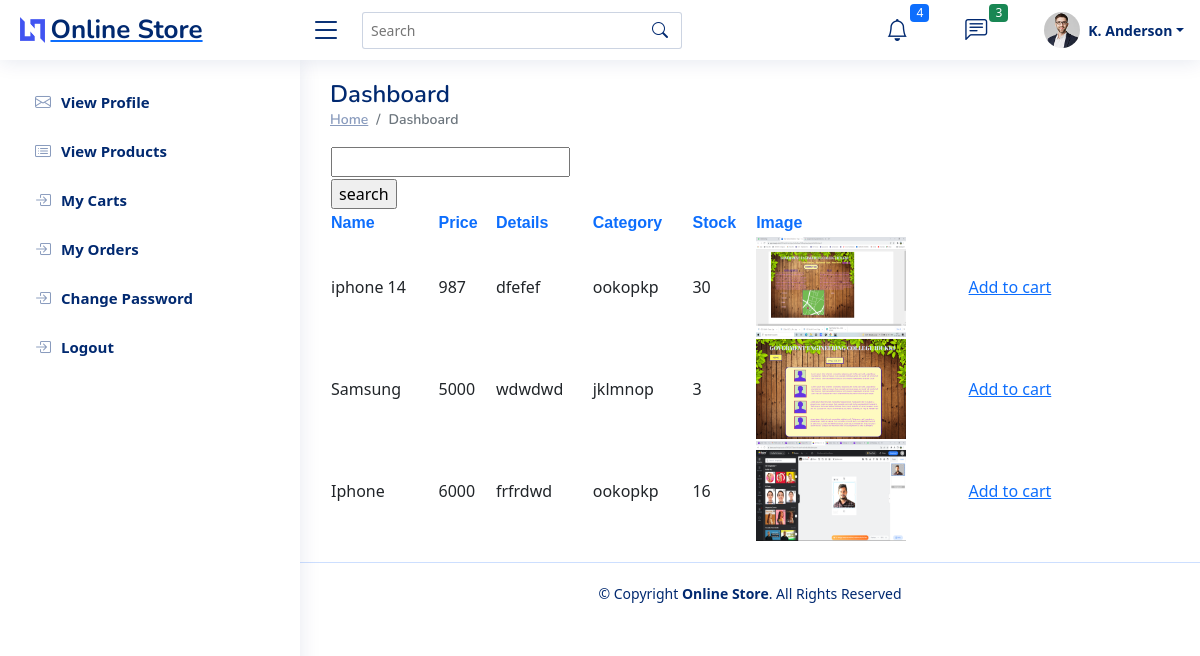
The app's page /viewproductsbuyer/ with its own data.
### seller/models.py (models this page shows)
class product_tb(models.Model):
    Name = models.CharField(max_length =20)
    Image = models.FileField()
    Price = models.IntegerField()
    Stock = models.IntegerField(default="none")
    Details = models.CharField(max_length=20,default="none")
    seller_id = models.ForeignKey(seller_tb,on_delete = models.CASCADE)
    category_id = models.ForeignKey(category_tb,on_delete = models.CASCADE)

### site_admin/models.py (models this page shows)
class category_tb(models.Model):
    name = models.TextField(max_length =20)

### buyer/views.py (the view)
# urls.py: path('viewproductsbuyer/',buyerview.viewproductsbuyer,name="viewproductsbuyer"),
def viewproductsbuyer(request):
    view_products = product_tb.objects.all()
    return render(request,"viewproductsbuyer.html",{'view_prod':view_products})

### templates/viewproductsbuyer.html (shortened to what this page needs)
{% extends "userbase.html"%}
{% block content%}
<html>
    <head>
        <link rel="stylesheet" href="static\css\bootstrap.css">
    </head>
    <body>
        <form method="post" action="{% url 'product_search' %}">
        <table>
            <tr>
               <td> <input type="text" name="search"></td>
            </tr>
            <tr>
                <td><input type="submit" value="search"></td>
            </tr>
        </table>
        </form>
        <table class="table-responsive" style="width:90%">
            <thead class="text-primary" style="font-family:'Lucida Sans', 'Lucida Sans Regular', 'Lucida Grande', 'Lucida Sans Unicode', Geneva, Verdana, sans-serif;">
            <tr>
                <th>Name</th>
                <th>Price</th>
                <th>Details</th>
                <th>Category</th>
                <th>Stock</th>
                <th>Image</th>
            </thead>
            {% for i in view_prod %}
            <tr>
                <td>{{i.Name}}</td>
                <td>{{i.Price}}</td>
                <td>{{i.Details}}</td>
                <td>{{i.category_id.name}}</td>
                <td>{{i.Stock}}</td>
                <td><img src="{{i.Image.url}}" height="100px" width="150px"></td>
                <td><a href="{% url 'add_to_cart' i.id %}">Add to cart</a></td>
            </tr>
            {% endfor %}
        </table>
    </body>
</html>
{% endblock %}

### templates/userbase.html (shortened to what this page needs)
<!DOCTYPE html>
<html lang="en">
<head>
  <link href="/static/NiceAdmin/assets/vendor/bootstrap/css/bootstrap.min.css" rel="stylesheet">
  <link href="/static/NiceAdmin/assets/vendor/bootstrap-icons/bootstrap-icons.css" rel="stylesheet">
  <link href="/static/NiceAdmin/assets/vendor/boxicons/css/boxicons.min.css" rel="stylesheet">
  <link href="/static/NiceAdmin/assets/vendor/quill/quill.snow.css" rel="stylesheet">
  <link href="/static/NiceAdmin/assets/vendor/quill/quill.bubble.css" rel="stylesheet">
  <link href="/static/NiceAdmin/assets/vendor/remixicon/remixicon.css" rel="stylesheet">
  <link href="/static/NiceAdmin/assets/vendor/simple-datatables/style.css" rel="stylesheet">
  <link href="/static/NiceAdmin/assets/css/style.css" rel="stylesheet">
</head>
<body>
  <header id="header" class="header fixed-top d-flex align-items-center">
    <div class="d-flex align-items-center justify-content-between">
      <a href="index.html" class="logo d-flex align-items-center">
        <img src="/static/NiceAdmin/assets/img/logo.png" alt="">
        <span class="d-none d-lg-block">Online Store</span>
      </a>
      <i class="bi bi-list toggle-sidebar-btn"></i>
    </div>
    <div class="search-bar">
      <form class="search-form d-flex align-items-center" method="POST" action="#">
        <input type="text" name="query" placeholder="Search" title="Enter search keyword">
        <button type="submit" title="Search"><i class="bi bi-search"></i></button>
      </form>
    </div>
    <nav class="header-nav ms-auto">
      <ul class="d-flex align-items-center">
        <li class="nav-item dropdown">
          <a class="nav-link nav-icon" href="#" data-bs-toggle="dropdown">
            <i class="bi bi-bell"></i>
            <span class="badge bg-primary badge-number">4</span>
          </a>
        </li>
        <li class="nav-item dropdown">
          <a class="nav-link nav-icon" href="#" data-bs-toggle="dropdown">
            <i class="bi bi-chat-left-text"></i>
            <span class="badge bg-success badge-number">3</span>
          </a>
        </li>
        <li class="nav-item dropdown pe-3">
          <a class="nav-link nav-profile d-flex align-items-center pe-0" href="#" data-bs-toggle="dropdown">
            <img src="/static/NiceAdmin/assets/img/profile-img.jpg" alt="Profile" class="rounded-circle">
            <span class="d-none d-md-block dropdown-toggle ps-2">K. Anderson</span>
          </a>
        </li>
      </ul>
    </nav>
  </header>
  <aside id="sidebar" class="sidebar">
    <ul class="sidebar-nav" id="sidebar-nav">
      <li class="nav-item">
        <a class="nav-link collapsed" href="{% url 'viewprofile'%}">
          <i class="bi bi-envelope"></i>
          <span>View Profile</span>
        </a>
      </li>
      <li class="nav-item">
        <a class="nav-link collapsed" href="{% url 'viewproductsbuyer'%}">
          <i class="bi bi-card-list"></i>
          <span>View Products</span>
        </a>
      </li>
      <li class="nav-item">
        <a class="nav-link collapsed" href="{% url 'mycarts'%}">
          <i class="bi bi-box-arrow-in-right"></i>
          <span>My Carts</span>
        </a>
      </li>
      <li class="nav-item">
        <a class="nav-link collapsed" href="{% url 'myorders'%}">
          <i class="bi bi-box-arrow-in-right"></i>
          <span>My Orders</span>
        </a>
      </li>
      <li class="nav-item">
        <a class="nav-link collapsed" href="{% url 'changepassword'%}">
          <i class="bi bi-box-arrow-in-right"></i>
          <span>Change Password</span>
        </a>
      </li>
      <li class="nav-item">
        <a class="nav-link collapsed" href="{% url 'logout'%}">
          <i class="bi bi-box-arrow-in-right"></i>
          <span>Logout</span>
        </a>
      </li>
    </ul>
  </aside>
  <main id="main" class="main">
    <div class="pagetitle">
      <h1>Dashboard</h1>
      <nav>
        <ol class="breadcrumb">
          <li class="breadcrumb-item"><a href="index.html">Home</a></li>
          <li class="breadcrumb-item active">Dashboard</li>
        </ol>
      </nav>
    </div>
{% block content %}
{% endblock %}
  </main>
  <footer id="footer" class="footer">
    <div class="copyright">
      &copy; Copyright <strong><span>Online Store</span></strong>. All Rights Reserved
    </div>
    <div class="credits">
    </div>
  </footer>
</body>
</html>

### static/NiceAdmin/assets/css/style.css (style rules this page uses)
:root { scroll-behavior: smooth; }
body { font-family: "Open Sans", sans-serif; background: #f6f9ff; color: #444444; }
a { color: #4154f1; text-decoration: none; }
h1, h2, h3, h4, h5, h6 { font-family: "Nunito", sans-serif; }
#main { margin-top: 60px; padding: 20px 30px; transition: all 0.3s; }
.pagetitle { margin-bottom: 10px; }
.pagetitle h1 { font-size: 24px; margin-bottom: 0; font-weight: 600; color: #012970; }
.breadcrumb { font-size: 14px; font-family: "Nunito", sans-serif; color: #899bbd; font-weight: 600; }
.breadcrumb a { color: #899bbd; transition: 0.3s; }
.breadcrumb .breadcrumb-item::before { color: #899bbd; }
.breadcrumb .active { color: #51678f; font-weight: 600; }
.logo { line-height: 1; }
@media (min-width: 1200px) { .logo { width: 280px; } }
.logo img { max-height: 26px; margin-right: 6px; }
.logo span { font-size: 26px; font-weight: 700; color: #012970; font-family: "Nunito", sans-serif; }
.header { transition: all 0.5s; z-index: 997; height: 60px; box-shadow: 0px 2px 20px rgba(1, 41, 112, 0.1); background-color: #fff; padding-left: 20px; }
.header .toggle-sidebar-btn { font-size: 32px; padding-left: 10px; cursor: pointer; color: #012970; }
.header .search-bar { min-width: 360px; padding: 0 20px; }
.header .search-form { width: 100%; }
.header .search-form input { border: 0; font-size: 14px; color: #012970; border: 1px solid rgba(1, 41, 112, 0.2); padding: 7px 38px 7px 8px; border-radius: 3px; transition: 0.3s; width: 100%; }
.header .search-form button { border: 0; padding: 0; margin-left: -30px; background: none; }
.header .search-form button i { color: #012970; }
.header-nav ul { list-style: none; }
.header-nav>ul { margin: 0; padding: 0; }
.header-nav .nav-icon { font-size: 22px; color: #012970; margin-right: 25px; position: relative; }
.header-nav .nav-profile { color: #012970; }
.header-nav .nav-profile img { max-height: 36px; }
.header-nav .nav-profile span { font-size: 14px; font-weight: 600; }
.header-nav .badge-number { position: absolute; inset: -2px -5px auto auto; font-weight: normal; font-size: 12px; padding: 3px 6px; }
.sidebar { position: fixed; top: 60px; left: 0; bottom: 0; width: 300px; z-index: 996; transition: all 0.3s; padding: 20px; overflow-y: auto; scrollbar-width: thin; scrollbar-color: #aab7cf transparent; box-shadow: 0px 0px 20px rgba(1, 41, 112, 0.1); background-color: #fff; }
@media (min-width: 1200px) { #main, #footer { margin-left: 300px; } }
.sidebar-nav { padding: 0; margin: 0; list-style: none; }
.sidebar-nav li { padding: 0; margin: 0; list-style: none; }
.sidebar-nav .nav-item { margin-bottom: 5px; }
.sidebar-nav .nav-link { display: flex; align-items: center; font-size: 15px; font-weight: 600; color: #4154f1; transition: 0.3; background: #f6f9ff; padding: 10px 15px; border-radius: 4px; }
.sidebar-nav .nav-link i { font-size: 16px; margin-right: 10px; color: #4154f1; }
.sidebar-nav .nav-link.collapsed { color: #012970; background: #fff; }
.sidebar-nav .nav-link.collapsed i { color: #899bbd; }
.footer { padding: 20px 0; font-size: 14px; transition: all 0.3s; border-top: 1px solid #cddfff; }
.footer .copyright { text-align: center; color: #012970; }
.footer .credits { padding-top: 5px; text-align: center; font-size: 13px; color: #012970; }

### records on screen
product_tb: Name "iphone 14", Price "987", Details "dfefef", category_id.name "ookopkp", Stock "30", Image (picture)
product_tb: Name "Samsung", Price "5000", Details "wdwdwd", category_id.name "jklmnop", Stock "3", Image (picture)
product_tb: Name "Iphone", Price "6000", Details "frfrdwd", category_id.name "ookopkp", Stock "16", Image (picture)
